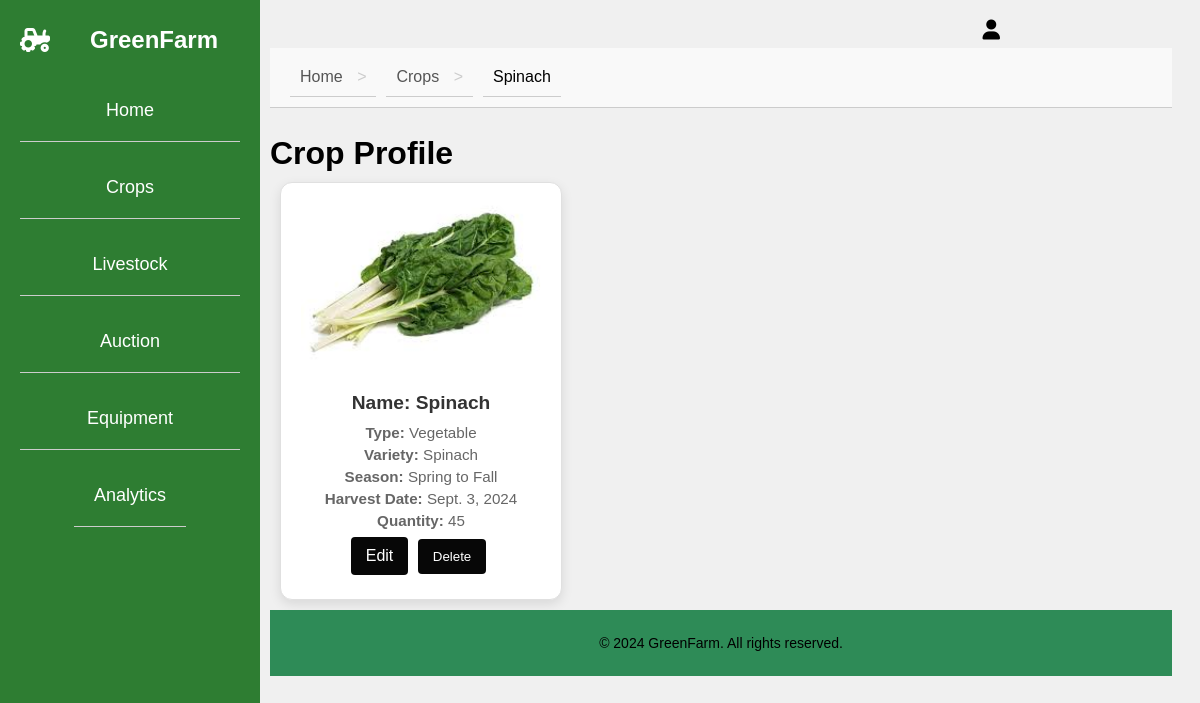
Screenshot of /crops/4/ with the database file from the repository.
### signup/models.py (models this page shows, shortened)
class Crop(models.Model):
    CROP_TYPES = [
        ('Grain', 'Grain'),
        ('Vegetable', 'Vegetable'),
        ('Fruit', 'Fruit'),
        ('Legume', 'Legume'),
        ('Tubers', 'Tubers'),
    ]
    VARIETIES = [
        ('Wheat', 'Wheat'),
        ('Rice', 'Rice'),
        ('Barley', 'Barley'),
        ('Carrot', 'Carrot'),
        ('Spinach', 'Spinach'),
        ('Broccoli', 'Broccoli'),
        ('Apple', 'Apple'),
        ('Banana', 'Banana'),
        ('Orange', 'Orange'),
        ('Peas', 'Peas'),
        ('Lentils', 'Lentils'),
        ('Beans', 'Beans'),
        ('Potato', 'Potato'),
        ('Sweet Potato', 'Sweet Potato'),
        ('Yam', 'Yam'),
        ('Grapes','Grapes'),
    ]
    name = models.CharField(max_length=100)
    crop_type = models.CharField(max_length=50, choices=CROP_TYPES)  # Select crop type from predefined choices
    variety = models.CharField(max_length=50, choices=VARIETIES, blank=True)  # Variety choices based on all types
    season = models.CharField(max_length=50)
    harvest_date = models.DateField()
    image = models.ImageField(upload_to='crops/', blank=True, null=True)
    quantity = models.IntegerField(default=0)

### signup/views.py (the view)
# urls.py: path('crops/<int:pk>/', views.crop_detail, name='crop_detail'),
def crop_detail(request, pk):
    crop = get_object_or_404(Crop, pk=pk)
    breadcrumbs = [
        {'name': 'Home', 'url': '/'},
        {'name': 'Crops', 'url': '/crops/'},
        {'name': crop.name, 'url': ''}
    ]
    return render(request, 'crop_detail.html', {'crop': crop, 'breadcrumbs': breadcrumbs})

### signup/templates/crop_detail.html (shortened to what this page needs)
{% extends 'base.html' %}
{% load static %}
{% block content %}
<h2>Crop Profile</h2>
<div class="card">
    {% if crop.image %}
        <img src="{{ crop.image.url }}" alt="{{ crop.name }}" class="card-img-top">
    {% else %}
        <img src="{% static 'app_name/images/default_crop_image.jpg' %}" alt="Default Image" class="card-img-top">
    {% endif %}
    <div class="card-body">
        <h3 class="card-title">Name: {{ crop.name }}</h3>
        <p class="card-text"><strong>Type:</strong> {{ crop.crop_type }}</p>
        <p class="card-text"><strong>Variety:</strong> {{ crop.variety }}</p>
        <p class="card-text"><strong>Season:</strong> {{ crop.season }}</p>
        <p class="card-text"><strong>Harvest Date:</strong> {{ crop.harvest_date }}</p>
        <p class="card-text"><strong>Quantity:</strong> {{ crop.quantity }}</p>
    </div>
    <div class="button-group card-footer">
        <a href="{% url 'crop_edit' crop.pk %}" class="btn btn-primary">Edit</a>
        <form action="{% url 'crop_delete' crop.pk %}" method="POST" style="display: inline;">
            <button type="submit" class="btn btn-danger">Delete</button>
        </form>
    </div>
</div>
{% endblock %}

### signup/templates/base.html (shortened to what this page needs)
<!DOCTYPE html>
<html lang="en">
<head>
    {% load static %}
    <link rel="stylesheet" type="text/css" href="{% static 'app/css/style.css' %}">
    <link rel="stylesheet" href="https://cdnjs.cloudflare.com/ajax/libs/font-awesome/6.0.0-beta3/css/all.min.css">
</head>
<body>
    <div class="sidebar">
        <div class="sidebar-header">
            <a href="#" class="logo"><i class="fas fa-tractor"></i> GreenFarm</a>
        </div>
        <ul class="sidebar-links">
            <li><a href="{% url 'management_home' %}">Home</a></li>
            <li><a href="{% url 'crop_list' %}">Crops</a></li>
            <li><a href="{% url 'live_list' %}">Livestock</a></li>
            <li><a href="{% url 'auct_list' %}">Auction</a></li>
            <li><a href="{% url 'schedule' %}">Equipment</a></li>
            <li class="dropdown">
                <a href="javascript:void(0)" class="dropbtn">Analytics</a>
            </li>
        </ul>
    </div>
<div class="navbar-right">
    <div class="dropdown">
        <i class="fa fa-user"></i>
    </div>
</div>
    <div class="breadcrumbs">
        <ul>
            {% block breadcrumbs %}
                {% for crumb in breadcrumbs %}
                    <li>
                        {% if crumb.url %}
                            <a href="{{ crumb.url }}">{{ crumb.name }}</a>
                        {% else %}
                            {{ crumb.name }}
                        {% endif %}
                    </li>
                {% endfor %}
            {% endblock %}
        </ul>
    </div>
    <div class="content">
        {% block content %}
        {% endblock %}
    </div>
    <footer>
        <p>&copy; 2024 GreenFarm. All rights reserved.</p>
    </footer>
</body>
</html>

### signup/static/app/css/style.css (style rules this page uses)
.card { border: 1px solid #e0e0e0; padding: 20px; border-radius: 12px; width: 240px; text-align: center; background-color: #fff; box-shadow: 0 4px 12px rgba(0, 0, 0, 0.1); transition: transform 0.3s ease, box-shadow 0.3s ease; margin: 10px; }
.card img { width: 100%; height: 160px; object-fit: cover; border-radius: 10px; margin-bottom: 15px; }
.card h3 { font-size: 1.2em; font-weight: 600; margin: 10px 0; color: #333; }
.card p { font-size: 0.95em; margin: 5px 0; color: #666; }
.btn { display: inline-block; padding: 10px 25px; background-color: rgb(7, 7, 7); color: white; text-decoration: none; border-radius: 5px; }
.logo { width: 40px; height: 40px; margin-right: 10px; }
.navbar-right i { font-size: 20px; margin-left: 20px; cursor: pointer; }
.breadcrumbs { margin: 20px 0; padding: 10px 20px; background-color: #f9f9f9; border-bottom: 1px solid #ccc; }
.breadcrumbs ul { list-style: none; display: flex; margin: 0; padding: 0; }
.breadcrumbs ul li { margin-right: 10px; }
.breadcrumbs ul li a { text-decoration: none; color: #555; }
.breadcrumbs ul li::after { content: '>'; margin-left: 10px; color: #ccc; }
.breadcrumbs ul li:last-child::after { content: ''; margin-left: 0; }
.btn { padding: 10px 15px; border-radius: 4px; text-decoration: none; display: inline-block; }
.btn-primary { background-color: rgb(7, 7, 7); color: white; }
h2 { font-size: 2rem; margin-bottom: 10px; color: #000000; }
p { font-size: 1.2rem; color: #000000; }
button { padding: 10px 20px; border: none; border-radius: 5px; cursor: pointer; }
.btn { background-color: #007bff; color: #fff; }
ul { list-style-type: none; padding: 0; }
li { padding: 10px; border-bottom: 1px solid #ccc; }
footer { background-color: #333; color: white; text-align: center; padding: 10px 0; }

### signup/templates/base.html (style rules this page uses)
footer { background-color: #2e8b57; color: white; text-align: center; padding: 20px 0; position: relative; bottom: 0; width: 100%; }
footer p { margin: 5px 0; font-size: 14px; }
button { padding: 10px 20px; margin: 5px; border: none; border-radius: 5px; cursor: pointer; }
.card { border: 1px solid #e0e0e0; padding: 20px; border-radius: 12px; width: 240px; text-align: center; background-color: #fff; box-shadow: 0 4px 12px rgba(0, 0, 0, 0.1); transition: transform 0.3s ease, box-shadow 0.3s ease; margin: 10px; }
.card img { width: 100%; height: 160px; object-fit: cover; border-radius: 10px; margin-bottom: 15px; }
.card h3 { font-size: 1.2em; font-weight: 600; margin: 10px 0; color: #333; }
.card p { font-size: 0.95em; margin: 5px 0; color: #666; }
.btn { display: inline-block; padding: 10px 25px; background-color: rgb(7, 7, 7); color: white; text-decoration: none; border-radius: 5px; }
.breadcrumbs { margin: 20px 0; padding: 10px 20px; background-color: #f9f9f9; border-bottom: 1px solid #ccc; }
.breadcrumbs ul { list-style: none; display: flex; margin: 0; padding: 0; }
.breadcrumbs ul li { margin-right: 10px; }
.breadcrumbs ul li a { text-decoration: none; color: #555; }
.breadcrumbs ul li::after { content: '>'; margin-left: 10px; color: #ccc; }
.breadcrumbs ul li:last-child::after { content: ''; margin-left: 0; }
.btn { padding: 10px 15px; border-radius: 4px; text-decoration: none; display: inline-block; }
.btn-primary { background-color: background-color: rgb(7, 7, 7); color: white; }
.dropdown { position: relative; display: inline-block; }
.sidebar { width: 220px; background-color: #2E7D32; color: white; position: fixed; height: 100%; top: 0; left: 0; display: flex; flex-direction: column; justify-content: center; padding: 20px; z-index: 1000; }
.sidebar-header { font-size: 24px; font-weight: bold; text-align: center; margin-bottom: 20px; }
.sidebar .logo { color: white; text-decoration: none; display: flex; align-items: center; }
.sidebar .logo i { margin-right: 40px; }
.sidebar-links { list-style: none; padding: 0; margin: 0; text-align: center; flex-grow: 1; }
.sidebar-links li { margin-bottom: 15px; }
.sidebar-links a { text-decoration: none; color: white; font-size: 18px; display: block; padding: 10px; border-radius: 5px; transition: background 0.3s; }
.navbar-right { position: absolute; right: 200px; top: 20px; }
.navbar-right i { font-size: 20px; margin-left: 20px; cursor: pointer; }
.dropdown { position: relative; }
body { margin-left: 250px; padding: 20px; background-color: #F0F0F0; font-family: Arial, sans-serif; }

### rows the page displays
Crop: name "Spinach", image (picture), name "Spinach", crop_type "Vegetable", variety "Spinach", season "Spring to Fall", harvest_date "Sept. 3, 2024", quantity "45"

### other values shown
{{ crumb.name }} "Home" "Crops"
